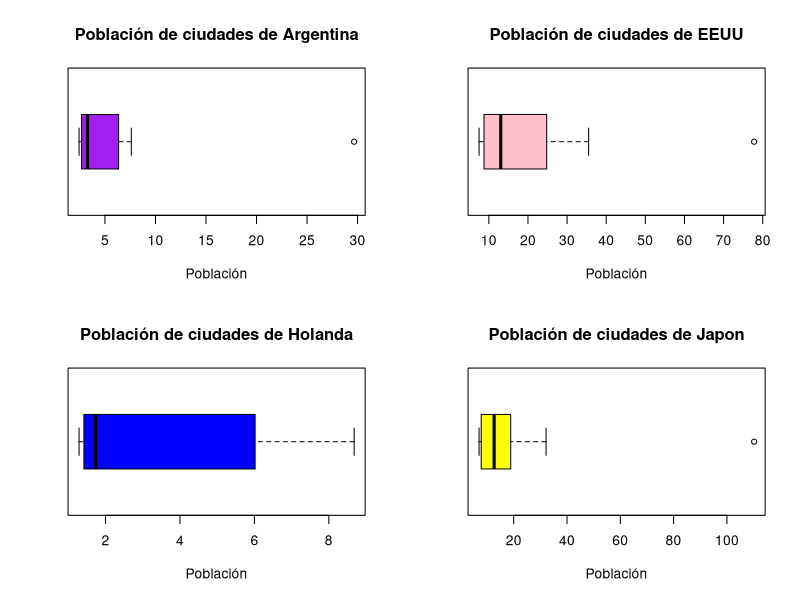

This figure's R source:
## ---- chunk 1
argentina = c(29.66, 7.61, 6.35, 4.10, 3.80, 2.75, 2.70, 2.69, 2.51, 2.44)
eeuu = c(77.81, 35.50, 24.79, 20.02, 16.70, 9.39, 9.38, 8.76, 7.63, 7.50)
holanda = c(8.68, 7.31, 6.02, 2.64, 1.75, 1.72, 1.51, 1.42, 1.31, 1.29)
japon = c(110.21, 32.14, 18.88, 16.38, 13.37, 11.92, 10.71, 7.80, 7.70, 7.00)
## ---- chunk 2
par(mfrow = c(2,2))
boxplot(argentina,  col="purple", main = "Población de ciudades de Argentina", xlab = "Población",Xlim=c(0,30), horizontal = TRUE)
boxplot(eeuu,  col="pink", main = "Población de ciudades de EEUU", xlab = "Población", horizontal = TRUE)
boxplot(holanda,  col="blue", main = "Población de ciudades de Holanda", xlab = "Población", horizontal = TRUE)
boxplot(japon,  col="yellow", main = "Población de ciudades de Japon", xlab = "Población", horizontal = TRUE)
## ---- chunk 3
lambda <- 180 * 0.98
q <- 180
r <- ppois(q,lambda, lower.tail = TRUE)
## ---- chunk 4
r
## ---- chunk 5
media <- 400

sd <- 5

r <- pnorm(415,media,sd,lower.tail = FALSE)

r1 = r * 100
## ---- chunk 6
r1
